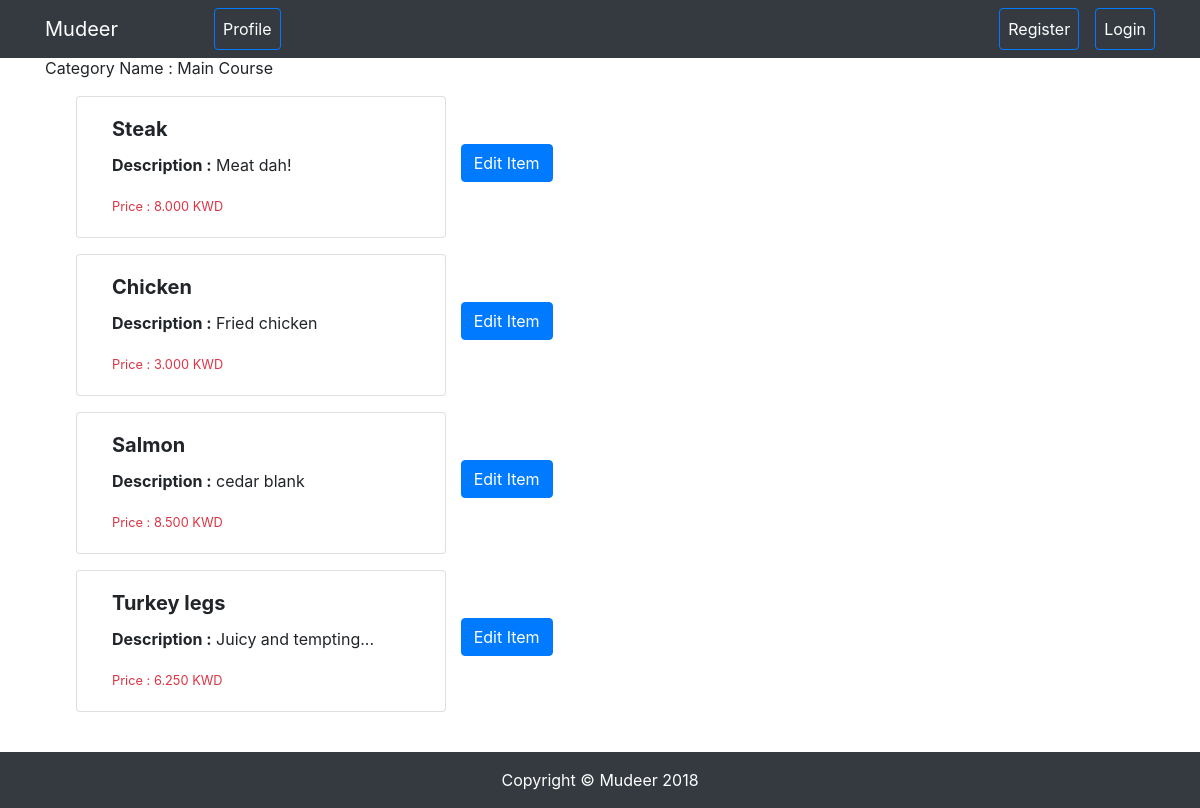
The app's page /categoryDetails/1/, older data.
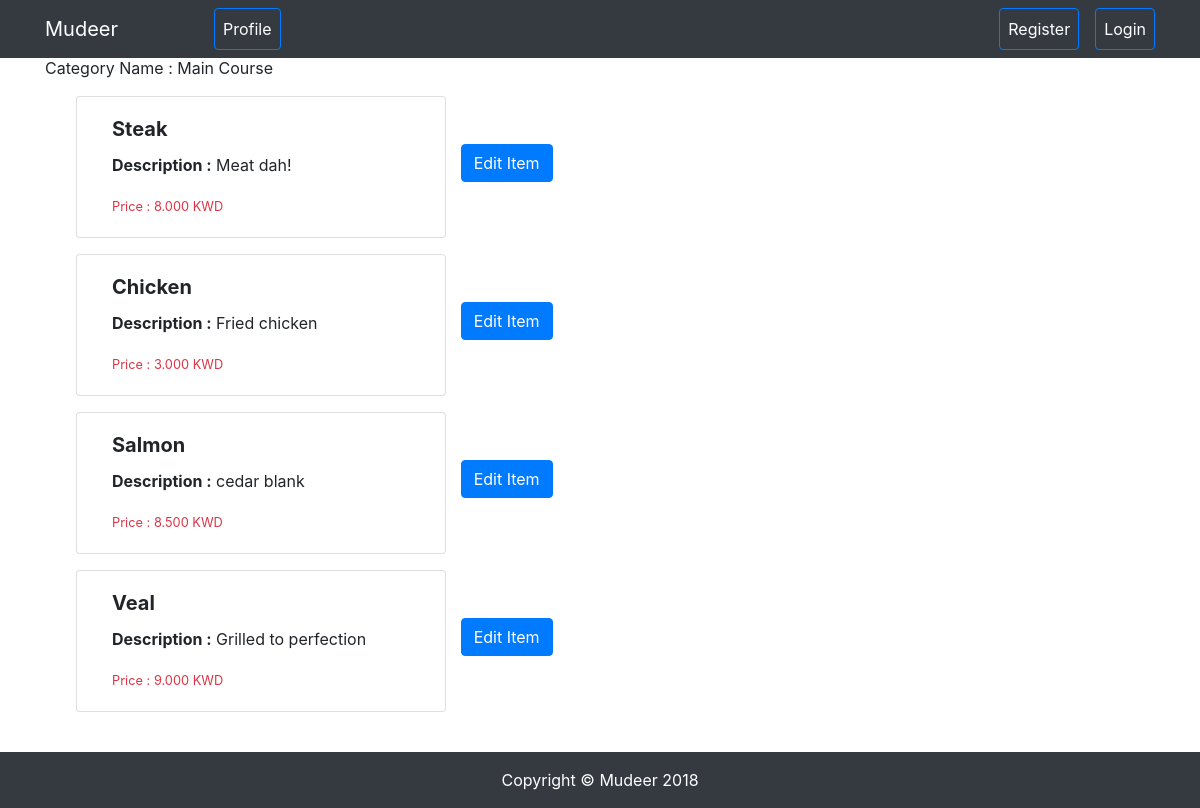
The same page, newer data.
### POSsystem/models.py (models this page shows, shortened)
class Item(models.Model):
	category = models.ForeignKey(Category, on_delete=models.CASCADE)
	name = models.CharField(max_length=25)
	description = models.TextField()
	price = models.DecimalField(max_digits=5, decimal_places=3)

### POSsystem/views.py (the view)
# urls.py: path('categoryDetails/<int:category_id>/', views.categoryDetails, name='categoryDetails'),
def categoryDetails(request, category_id):
	context = {
		"category": Category.objects.get(id=category_id)
		}
	return render(request, 'categoryDetails.html', context)

### POSsystem/templates/categoryDetails.html (shortened to what this page needs)
{% extends "base.html" %}
{% block content %}
<p>Category Name : {{category.name}}</p>
	{% for item in category.item_set.all %}
	<div class="card-deck ml-3 mt-3 ">
	  <div class="card col-md-4">
	    <div class="card-body">
	      <h5 class="card-title"> <strong> {{item.name}} </strong></h5>
	      <p class="card-text"><strong>Description :</strong> {{item.description}}</p>
	      <p class="card-text text-danger"><small class="">Price : {{item.price}} KWD</small></p>
	    </div>
	  </div>
	  <a href="{% url 'update_item' item_id=item.id %}"><button type="button" class="ml-5 mt-5 mx-auto btn btn-primary">Edit Item</button></a>
	</div>
	 {% endfor %}
	<a href="{% url 'detail' restaurant_id=category.restaurant.id %}"><button type="button" class="ml-3 mr-5 mt-5 btn btn-primary btn-lg">Back</button></a>
{% endblock content %}

Row changes from the older to the newer data that the page shows:
removed Item: name "Turkey legs", description "Juicy and tempting...", price "6.250"
added Item: name "Veal", description "Grilled to perfection", price "9.000"
